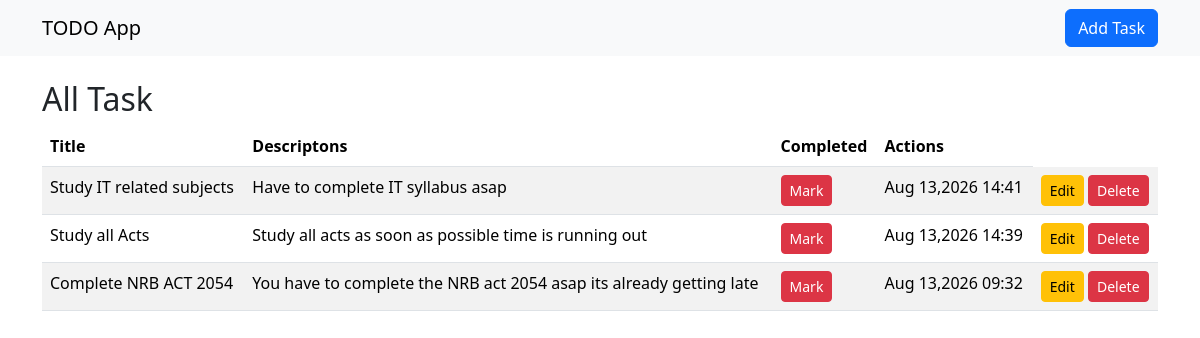
The page / on the database its author committed.
### todo/models.py (models this page shows, shortened)
class Task(models.Model):
    title=models.CharField(max_length=30)
    description=models.TextField(blank=True)
    completed=models.BooleanField(default=False)
    created_at=models.DateTimeField(auto_now_add=True)

### todo/views.py (the view)
# urls.py: path('',views.task_list,name='task_list'),
def task_list(request):
    tasks=Task.objects.all().order_by('-created_at')
    return render(request,'todo/task_list.html',{'tasks':tasks})

### todo/templates/todo/task_list.html (shortened to what this page needs)
{% extends "todo/base.html" %}
{% block content %}
   <h2>All Task</h2>
   <table class="table table-striped">
      <thead>
         <tr>
            <th>Title</th>
            <th>Descriptons</th>
            <th>Completed</th>
            <th>Actions</th>
         </tr>
      </thead>
      <tbody>
         {% for task in tasks %}
          <tr>
            <td>{{ task.title }}</td>
            <td>{{ task.description }}</td>
            <td>
               <form method="post" action="{% url 'todo:task_toggle_complete' task.pk %}" style="display:inline">
                   <button type="submit" class="btn btn-sm {% if task.completed %}btn-success {% else %} btn-danger {% endif %}">{% if task.completed %}Done{% else %}Mark{% endif %}</button>
               </form>
            </td>
            <td>
               {{ task.created_at|date:"M d,Y H:i" }}
            </td>
            <td>
               <a class="btn btn-sm btn-warning" href="{% url 'todo:task_update' task.pk %}">Edit</a>
               <a class="btn btn-sm btn-danger" href="{% url 'todo:task_delete' task.pk %}">Delete</a>
            </td>
          </tr>
          {% empty %}
          <tr>
            <td colspan="5">No Tasks Available !</td>
          </tr>
         {% endfor %}
      </tbody>
   </table>
  {% endblock %}

### todo/templates/todo/base.html (shortened to what this page needs)
<!DOCTYPE html>
<html lang="en">
<head>
    <link href="https://cdn.jsdelivr.net/npm/bootstrap@5.3.8/dist/css/bootstrap.min.css" rel="stylesheet">
</head>
<body>
    <nav class="navbar navbar-light bg-light mb-4">
        <div class="container">
            <a class="navbar-brand" href="{% url 'todo:task_list' %}">TODO App</a>
            <a class="btn btn-primary" href="{% url 'todo:task_create' %}">Add Task</a>
        </div>
    </nav>
    <div class="container">
        {% block content %}
        {% endblock %}
    </div>
</body>
</html>

### rows shown on the page
Task: title "Study IT related subjects", description "Have to complete IT syllabus asap", completed "Mark", created_at "Aug 13,2026 14:41"
Task: title "Study all Acts", description "Study all acts as soon as possible time is running out", completed "Mark", created_at "Aug 13,2026 14:39"
Task: title "Complete NRB ACT 2054", description "You have to complete the NRB act 2054 asap its already getting late", completed "Mark", created_at "Aug 13,2026 09:32"
